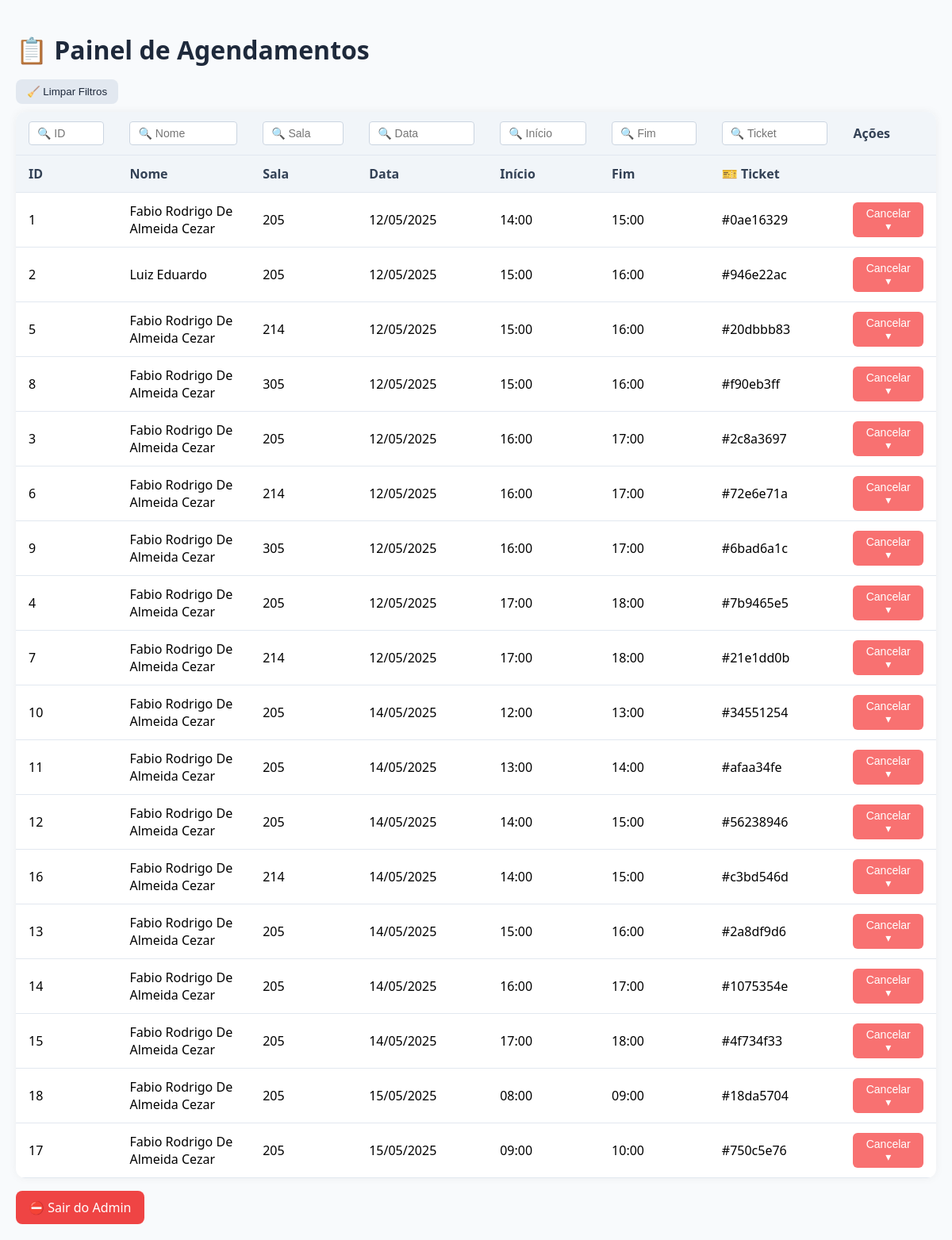
Screenshot of /agendamentos (signed in) with the database file from the repository.
### app/agendamento.py (models this page shows)
class Agendamento(db.Model):
    id = db.Column(db.Integer, primary_key=True)
    nome = db.Column(db.String(100), nullable=False)
    sala = db.Column(db.String(10), nullable=False)
    data = db.Column(db.String(10), nullable=False)
    inicio = db.Column(db.DateTime, nullable=False)
    fim = db.Column(db.DateTime, nullable=False)
    ticket = db.Column(db.String(12), unique=True, nullable=False, default=lambda: uuid.uuid4().hex[:8])

### app/agendamento.py (the view)
@app.route("/agendamentos")
def listar_agendamentos():
    if session.get("admin_autorizado") != True:
        return redirect(url_for("login_admin"))
    agendamentos = Agendamento.query.order_by(Agendamento.data, Agendamento.inicio).all()
    for a in agendamentos:
        try:
            a.data_formatada = datetime.strptime(a.data, "%Y-%m-%d").strftime("%d/%m/%Y")
        except ValueError:
            a.data_formatada = a.data
        a.ticket_formatado = a.ticket
    return render_template("agendamentos.html", agendamentos=agendamentos)

### app/agendamento.py (called while the page is built)
@app.after_request
def add_header(response):
    response.headers["Cache-Control"] = "no-store, no-cache, must-revalidate, max-age=0"
    return response

### app/templates/agendamentos.html (shortened to what this page needs)
<!DOCTYPE html>
<html lang="pt-BR">
<head>
</head>
<body>
  <h1>📋 Painel de Agendamentos</h1>
  <div class="filtros-actions">
    <button class="limpar-filtros" onclick="limparFiltros()">🧹 Limpar Filtros</button>
  </div>
  <table id="tabela-agendamentos">
    <thead>
      <tr>
        <th><input type="text" placeholder="🔍 ID" onkeyup="filtrarTabela(0)"></th>
        <th><input type="text" placeholder="🔍 Nome" onkeyup="filtrarTabela(1)"></th>
        <th><input type="text" placeholder="🔍 Sala" onkeyup="filtrarTabela(2)"></th>
        <th><input type="text" placeholder="🔍 Data" onkeyup="filtrarTabela(3)"></th>
        <th><input type="text" placeholder="🔍 Início" onkeyup="filtrarTabela(4)"></th>
        <th><input type="text" placeholder="🔍 Fim" onkeyup="filtrarTabela(5)"></th>
        <th><input type="text" placeholder="🔍 Ticket" onkeyup="filtrarTabela(6)"></th>
        <th>Ações</th>
      </tr>
      <tr>
        <th>ID</th>
        <th>Nome</th>
        <th>Sala</th>
        <th>Data</th>
        <th>Início</th>
        <th>Fim</th>
        <th>🎫 Ticket</th>
        <th></th>
      </tr>
    </thead>
    <tbody>
      {% for a in agendamentos %}
      <tr>
        <td>{{ a.id }}</td>
        <td>{{ a.nome }}</td>
        <td>{{ a.sala }}</td>
        <td>{{ a.data_formatada }}</td>
        <td>{{ a.inicio.strftime('%H:%M') }}</td>
        <td>{{ a.fim.strftime('%H:%M') }}</td>
        <td>#{{ a.ticket_formatado }}</td>
        <td>
          <div class="dropdown">
            <button class="cancelar-btn" onclick="toggleDropdown(this)">Cancelar ▾</button>
          </div>
        </td>
      </tr>
      {% endfor %}
    </tbody>
  </table>
  <a href="{{ url_for('logout') }}" class="logout">⛔ Sair do Admin</a>
</body>
</html>

### app/templates/agendamentos.html (style rules this page uses)
body { font-family: 'Segoe UI', sans-serif; background-color: #f8fafc; margin: 0; padding: 20px; }
h1 { color: #1e293b; margin-bottom: 16px; }
.filtros-actions { margin-bottom: 10px; }
.limpar-filtros { background: #e2e8f0; color: #1e293b; border: none; padding: 8px 14px; border-radius: 8px; font-weight: 500; cursor: pointer; }
table { width: 100%; border-collapse: collapse; background: white; border-radius: 12px; box-shadow: 0 0 12px rgba(0, 0, 0, 0.05); overflow: hidden; }
th, td { padding: 12px 16px; border-bottom: 1px solid #e2e8f0; text-align: left; }
th { background-color: #f1f5f9; color: #334155; font-weight: 600; }
input[type="text"] { width: 100%; padding: 6px 10px; border: 1px solid #cbd5e1; border-radius: 4px; font-size: 14px; box-sizing: border-box; }
.dropdown { position: relative; display: inline-block; }
.cancelar-btn { background: #f87171; color: white; border: none; border-radius: 6px; padding: 6px 14px; font-size: 14px; cursor: pointer; }
.logout { margin-top: 16px; display: inline-block; background: #ef4444; color: white; border: none; padding: 10px 16px; border-radius: 8px; font-weight: 500; cursor: pointer; text-decoration: none; }

### rows the page displays
Agendamento: id "1", nome "Fabio Rodrigo De Almeida Cezar", sala "205", data_formatada "12/05/2025", inicio "14:00", fim "15:00", ticket_formatado "0ae16329"
Agendamento: id "2", nome "Luiz Eduardo", sala "205", data_formatada "12/05/2025", inicio "15:00", fim "16:00", ticket_formatado "946e22ac"
Agendamento: id "5", nome "Fabio Rodrigo De Almeida Cezar", sala "214", data_formatada "12/05/2025", inicio "15:00", fim "16:00", ticket_formatado "20dbbb83"
Agendamento: id "8", nome "Fabio Rodrigo De Almeida Cezar", sala "305", data_formatada "12/05/2025", inicio "15:00", fim "16:00", ticket_formatado "f90eb3ff"
Agendamento: id "3", nome "Fabio Rodrigo De Almeida Cezar", sala "205", data_formatada "12/05/2025", inicio "16:00", fim "17:00", ticket_formatado "2c8a3697"
Agendamento: id "6", nome "Fabio Rodrigo De Almeida Cezar", sala "214", data_formatada "12/05/2025", inicio "16:00", fim "17:00", ticket_formatado "72e6e71a"
Agendamento: id "9", nome "Fabio Rodrigo De Almeida Cezar", sala "305", data_formatada "12/05/2025", inicio "16:00", fim "17:00", ticket_formatado "6bad6a1c"
Agendamento: id "4", nome "Fabio Rodrigo De Almeida Cezar", sala "205", data_formatada "12/05/2025", inicio "17:00", fim "18:00", ticket_formatado "7b9465e5"
Agendamento: id "7", nome "Fabio Rodrigo De Almeida Cezar", sala "214", data_formatada "12/05/2025", inicio "17:00", fim "18:00", ticket_formatado "21e1dd0b"
Agendamento: id "10", nome "Fabio Rodrigo De Almeida Cezar", sala "205", data_formatada "14/05/2025", inicio "12:00", fim "13:00", ticket_formatado "34551254"
Agendamento: id "11", nome "Fabio Rodrigo De Almeida Cezar", sala "205", data_formatada "14/05/2025", inicio "13:00", fim "14:00", ticket_formatado "afaa34fe"
Agendamento: id "12", nome "Fabio Rodrigo De Almeida Cezar", sala "205", data_formatada "14/05/2025", inicio "14:00", fim "15:00", ticket_formatado "56238946"
Agendamento: id "16", nome "Fabio Rodrigo De Almeida Cezar", sala "214", data_formatada "14/05/2025", inicio "14:00", fim "15:00", ticket_formatado "c3bd546d"
Agendamento: id "13", nome "Fabio Rodrigo De Almeida Cezar", sala "205", data_formatada "14/05/2025", inicio "15:00", fim "16:00", ticket_formatado "2a8df9d6"
Agendamento: id "14", nome "Fabio Rodrigo De Almeida Cezar", sala "205", data_formatada "14/05/2025", inicio "16:00", fim "17:00", ticket_formatado "1075354e"
Agendamento: id "15", nome "Fabio Rodrigo De Almeida Cezar", sala "205", data_formatada "14/05/2025", inicio "17:00", fim "18:00", ticket_formatado "4f734f33"
Agendamento: id "18", nome "Fabio Rodrigo De Almeida Cezar", sala "205", data_formatada "15/05/2025", inicio "08:00", fim "09:00", ticket_formatado "18da5704"
Agendamento: id "17", nome "Fabio Rodrigo De Almeida Cezar", sala "205", data_formatada "15/05/2025", inicio "09:00", fim "10:00", ticket_formatado "750c5e76"
